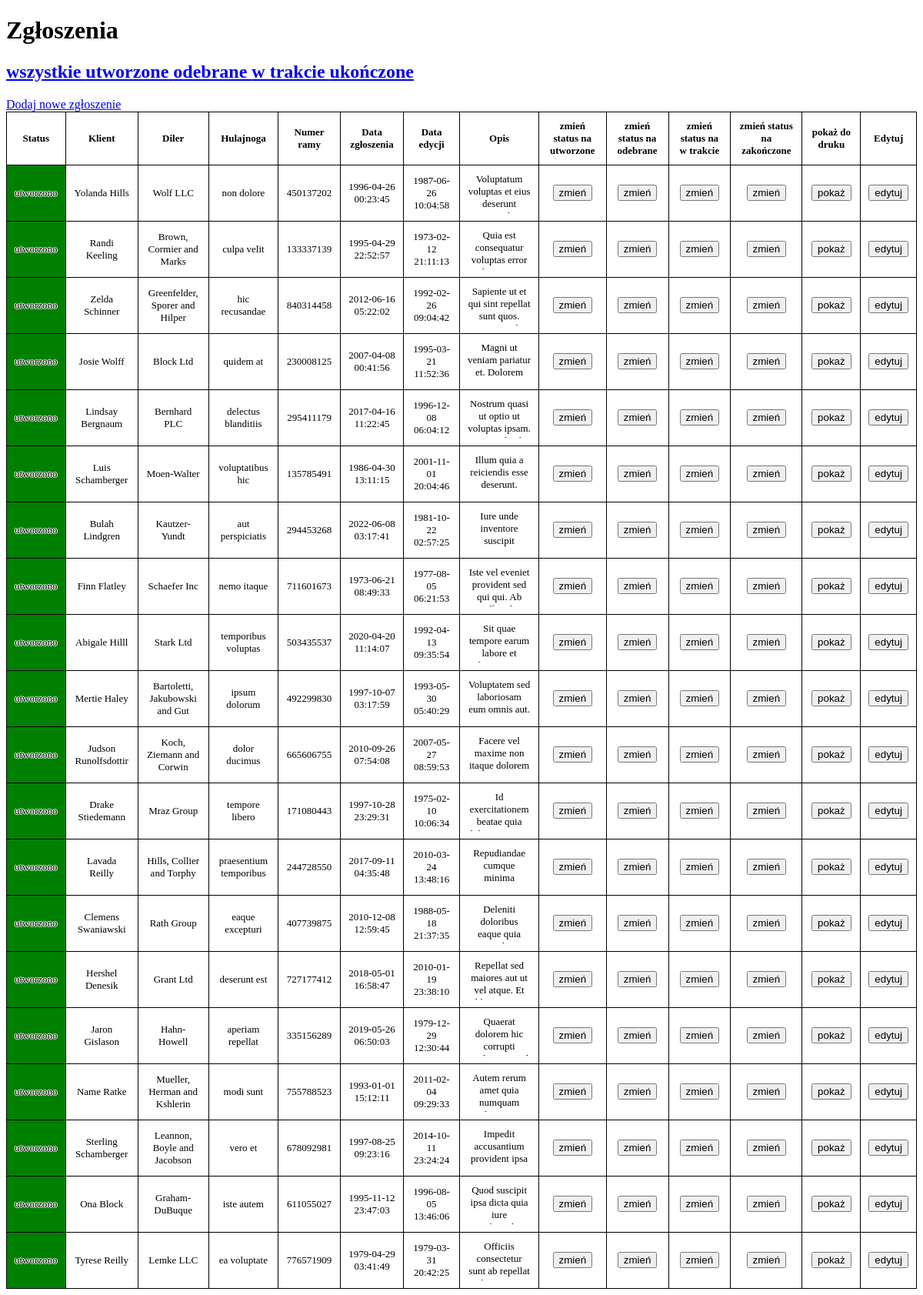
Screenshot of /index.php?status=created with the database file from the repository.
### tables this page shows
CREATE TABLE IF NOT EXISTS `repair_application` (
  `id` int(11) NOT NULL AUTO_INCREMENT,
  `scooter_id` int(11) NOT NULL,
  `client_id` int(11) NOT NULL,
  `dealer_id` int(11) NOT NULL,
  `date_created` datetime NOT NULL DEFAULT current_timestamp(),
  `date_changed` datetime NOT NULL DEFAULT current_timestamp() ON UPDATE current_timestamp(),
  `description` text NOT NULL,
  `status` enum('created','received','in_progress','finished') NOT NULL DEFAULT 'created',
  PRIMARY KEY (`id`),
  UNIQUE KEY `id` (`id`),
  KEY `scooter_id` (`scooter_id`),
  KEY `client_id` (`client_id`),
  KEY `dealer_id` (`dealer_id`)
);

CREATE TABLE IF NOT EXISTS `client` (
  `id` int(11) NOT NULL AUTO_INCREMENT,
  `first_name` varchar(20) NOT NULL,
  `last_name` varchar(30) NOT NULL,
  `phone` varchar(18) NOT NULL,
  PRIMARY KEY (`id`),
  UNIQUE KEY `id` (`id`),
  KEY `id_2` (`id`)
);

CREATE TABLE IF NOT EXISTS `dealer` (
  `id` int(11) NOT NULL AUTO_INCREMENT,
  `name` varchar(30) NOT NULL,
  `phone` varchar(18) NOT NULL,
  PRIMARY KEY (`id`),
  UNIQUE KEY `id` (`id`)
);

CREATE TABLE IF NOT EXISTS `scooter` (
  `id` int(11) NOT NULL AUTO_INCREMENT,
  `make` varchar(20) NOT NULL,
  `model` varchar(30) NOT NULL,
  `frame_number` varchar(30) NOT NULL,
  PRIMARY KEY (`id`),
  UNIQUE KEY `frame_number` (`frame_number`),
  UNIQUE KEY `id` (`id`)
);

### index.php (the view, shortened to what this page needs)
<!DOCTYPE html>
<html lang="en">
<head>
    <link rel="stylesheet" href="main_style.css">
</head>
<body>
<h1>Zgłoszenia</h1>
<h2><a href="index.php">wszystkie </a><a href="index.php?status=created">utworzone </a><a href="index.php?status=received">odebrane </a><a href="index.php?status=in_progress">w trakcie </a><a href="index.php?status=finished">ukończone</a></h2>
<a href='new_application.php'>Dodaj nowe zgłoszenie</a>
    <?php
        $servername = "localhost";
        $username = "root";
        $password = "";
        $dbname = "repair_shop";
        $conn = new mysqli($servername, $username, $password, $dbname);
        try {
            $sql = "SELECT `repair_application`.`status`, `client`.`first_name` AS `client_first_name`, `client`.`last_name` AS `client_last_name`, `dealer`.`name` AS `dealer_name`, `scooter`.`make` AS `scooter_make`, `scooter`.`model` AS `scooter_model`, `repair_application`.`date_created`, `repair_application`.`date_changed`, `repair_application`.`description`, `scooter`.`frame_number` AS `scooter_frame_number`, `repair_application`.`id` FROM `repair_application` LEFT JOIN `client` ON `repair_application`.`client_id` = `client`.`id` LEFT JOIN `dealer` ON `repair_application`.`dealer_id` = `dealer`.`id` LEFT JOIN `scooter` ON `repair_application`.`scooter_id` = `scooter`.`id` ";
            if (isset($_GET['status'])) {
                $sql .= "WHERE `repair_application`.`status` LIKE ?; ";
            } else {
                $sql .= ";";
            }
            $stmt = $conn->prepare($sql);
            if (isset($_GET['status'])) {
                $status = $_GET['status'];
                $stmt->bind_param("s", $status);
            }
            if ($stmt->execute()) {
                $stmt->bind_result($application_status, $client_first_name, $client_last_name, $dealer_name, $scooter_make, $scooter_model, $date_created, $date_changed, $description, $frame_number, $application_id);
                echo "<table border='1'>"."<tr><th>Status</th><th>Klient</th><th>Diler</th><th>Hulajnoga</th><th>Numer ramy</th><th>Data zgłoszenia</th><th>Data edycji</th><th>Opis</th><th>zmień status na utworzone</th><th>zmień status na odebrane</th><th> zmień status na w trakcie</th><th>zmień status na zakończone</th><th>pokaż do druku</th><th>Edytuj</th></tr>";
                while ($stmt->fetch()) {
                    echo "<tr>";
                echo "<td";
                switch ($application_status) {
                    case "created":
                        echo " class=\"created\">utworzono";
                        break;
                }
                echo "</td>";
                echo "<td>".$client_first_name." ".$client_last_name."</td>";
                echo "<td>".$dealer_name."</td>";
                echo "<td>".$scooter_make." ".$scooter_model."</td>";
                echo "<td>".$frame_number."</td>";
                echo "<td>".$date_created."</td>";
                echo "<td>".$date_changed."</td>";
                echo "<td><div class=\"desc\">".$description."</div></td>";
                echo "<td><form action=\"change_status.php\" method=\"POST\"><input type=\"hidden\" name=\"id\" value=".$application_id."><input type=\"hidden\" name=\"new_status\" value=\"created\"><input type=\"submit\" value=\"zmień\"></form></td>";
                echo "<td><form action=\"change_status.php\" method=\"POST\"><input type=\"hidden\" name=\"id\" value=".$application_id."><input type=\"hidden\" name=\"new_status\" value=\"received\"><input type=\"submit\" value=\"zmień\"></form></td>";
                echo "<td><form action=\"change_status.php\" method=\"POST\"><input type=\"hidden\" name=\"id\" value=".$application_id."><input type=\"hidden\" name=\"new_status\" value=\"in_progress\"><input type=\"submit\" value=\"zmień\"></form></td>";
                echo "<td><form action=\"change_status.php\" method=\"POST\"><input type=\"hidden\" name=\"id\" value=".$application_id."><input type=\"hidden\" name=\"new_status\" value=\"finished\"><input type=\"submit\" value=\"zmień\"></form></td>";
                echo "<td><form action=\"print.php\" method=\"POST\"><input type=\"hidden\" name=\"id\" value=".$application_id."><input type=\"submit\" value=\"pokaż\"></form></td>";
                echo "<td><form action=\"edit.php\" method=\"POST\"><input type=\"hidden\" name=\"id\" value=".$application_id."><input type=\"submit\" value=\"edytuj\"></form></td>";
                echo "</tr>";
                }
                echo "</table>";
                exit();
            } else {
                $error_message = urlencode($stmt->error);
                $stmt->close();
                $conn->close();
                header('Location: error.php?code=500&message='.$error_message);
                exit();
            }
        } catch (mysqli_sql_exception $e) {
            $error_message = urlencode($e->getMessage());
            $conn->close();
            header('Location: error.php?code=500&message='.$error_message);
            exit();
        }
    ?>

### main_style.css (style rules this page uses)
table, th, td { border: 1px solid black; border-collapse: collapse; padding: 10px; margin-left: auto; margin-right: auto; font-size: small; }
td { max-width: 10em; max-height: 3em; word-wrap: break-word; overflow: auto; overflow-y: auto; text-align: center; text-shadow: -1px 0 white, 0 1px white, 1px 0 white, 0 -1px white; }
.desc { max-width: 20em; max-height: 4em; overflow-y: auto; }
.created { background-color: green; }
table { width: 100%; max-width: device-width; }
body { overflow-x: auto; }

### rows the page displays
repair_application: status "utworzono", client.first_name "Yolanda", client.last_name "Hills", dealer.name "Wolf LLC", scooter.make "non", scooter.model "dolore", scooter.frame_number "450137202", date_created "1996-04-26 00:23:45", date_changed "1987-06-26 10:04:58", description "Voluptatum voluptas et eius deserunt…"
repair_application: status "utworzono", client.first_name "Randi", client.last_name "Keeling", dealer.name "Brown, Cormier and Marks", scooter.make "culpa", scooter.model "velit", scooter.frame_number "133337139", date_created "1995-04-29 22:52:57", date_changed "1973-02-12 21:11:13", description "Quia est consequatur voluptas error…"
repair_application: status "utworzono", client.first_name "Zelda", client.last_name "Schinner", dealer.name "Greenfelder, Sporer and Hilper", scooter.make "hic", scooter.model "recusandae", scooter.frame_number "840314458", date_created "2012-06-16 05:22:02", date_changed "1992-02-26 09:04:42", description "Sapiente ut et qui sint repellat sunt quos.…"
repair_application: status "utworzono", client.first_name "Josie", client.last_name "Wolff", dealer.name "Block Ltd", scooter.make "quidem", scooter.model "at", scooter.frame_number "230008125", date_created "2007-04-08 00:41:56", date_changed "1995-03-21 11:52:36", description "Magni ut veniam pariatur et. Dolorem…"
repair_application: status "utworzono", client.first_name "Lindsay", client.last_name "Bergnaum", dealer.name "Bernhard PLC", scooter.make "delectus", scooter.model "blanditiis", scooter.frame_number "295411179", date_created "2017-04-16 11:22:45", date_changed "1996-12-08 06:04:12", description "Nostrum quasi ut optio ut voluptas ipsam.…"
repair_application: status "utworzono", client.first_name "Luis", client.last_name "Schamberger", dealer.name "Moen-Walter", scooter.make "voluptatibus", scooter.model "hic", scooter.frame_number "135785491", date_created "1986-04-30 13:11:15", date_changed "2001-11-01 20:04:46", description "Illum quia a reiciendis esse deserunt.…"
repair_application: status "utworzono", client.first_name "Bulah", client.last_name "Lindgren", dealer.name "Kautzer-Yundt", scooter.make "aut", scooter.model "perspiciatis", scooter.frame_number "294453268", date_created "2022-06-08 03:17:41", date_changed "1981-10-22 02:57:25", description "Iure unde inventore suscipit…"
repair_application: status "utworzono", client.first_name "Finn", client.last_name "Flatley", dealer.name "Schaefer Inc", scooter.make "nemo", scooter.model "itaque", scooter.frame_number "711601673", date_created "1973-06-21 08:49:33", date_changed "1977-08-05 06:21:53", description "Iste vel eveniet provident sed qui qui. Ab…"
repair_application: status "utworzono", client.first_name "Abigale", client.last_name "Hilll", dealer.name "Stark Ltd", scooter.make "temporibus", scooter.model "voluptas", scooter.frame_number "503435537", date_created "2020-04-20 11:14:07", date_changed "1992-04-13 09:35:54", description "Sit quae tempore earum labore et…"
repair_application: status "utworzono", client.first_name "Mertie", client.last_name "Haley", dealer.name "Bartoletti, Jakubowski and Gut", scooter.make "ipsum", scooter.model "dolorum", scooter.frame_number "492299830", date_created "1997-10-07 03:17:59", date_changed "1993-05-30 05:40:29", description "Voluptatem sed laboriosam eum omnis aut.…"
repair_application: status "utworzono", client.first_name "Judson", client.last_name "Runolfsdottir", dealer.name "Koch, Ziemann and Corwin", scooter.make "dolor", scooter.model "ducimus", scooter.frame_number "665606755", date_created "2010-09-26 07:54:08", date_changed "2007-05-27 08:59:53", description "Facere vel maxime non itaque dolorem…"
repair_application: status "utworzono", client.first_name "Drake", client.last_name "Stiedemann", dealer.name "Mraz Group", scooter.make "tempore", scooter.model "libero", scooter.frame_number "171080443", date_created "1997-10-28 23:29:31", date_changed "1975-02-10 10:06:34", description "Id exercitationem beatae quia…"
repair_application: status "utworzono", client.first_name "Lavada", client.last_name "Reilly", dealer.name "Hills, Collier and Torphy", scooter.make "praesentium", scooter.model "temporibus", scooter.frame_number "244728550", date_created "2017-09-11 04:35:48", date_changed "2010-03-24 13:48:16", description "Repudiandae cumque minima…"
repair_application: status "utworzono", client.first_name "Clemens", client.last_name "Swaniawski", dealer.name "Rath Group", scooter.make "eaque", scooter.model "excepturi", scooter.frame_number "407739875", date_created "2010-12-08 12:59:45", date_changed "1988-05-18 21:37:35", description "Deleniti doloribus eaque quia…"
repair_application: status "utworzono", client.first_name "Hershel", client.last_name "Denesik", dealer.name "Grant Ltd", scooter.make "deserunt", scooter.model "est", scooter.frame_number "727177412", date_created "2018-05-01 16:58:47", date_changed "2010-01-19 23:38:10", description "Repellat sed maiores aut ut vel atque. Et…"
repair_application: status "utworzono", client.first_name "Jaron", client.last_name "Gislason", dealer.name "Hahn-Howell", scooter.make "aperiam", scooter.model "repellat", scooter.frame_number "335156289", date_created "2019-05-26 06:50:03", date_changed "1979-12-29 12:30:44", description "Quaerat dolorem hic corrupti…"
repair_application: status "utworzono", client.first_name "Name", client.last_name "Ratke", dealer.name "Mueller, Herman and Kshlerin", scooter.make "modi", scooter.model "sunt", scooter.frame_number "755788523", date_created "1993-01-01 15:12:11", date_changed "2011-02-04 09:29:33", description "Autem rerum amet quia numquam…"
repair_application: status "utworzono", client.first_name "Sterling", client.last_name "Schamberger", dealer.name "Leannon, Boyle and Jacobson", scooter.make "vero", scooter.model "et", scooter.frame_number "678092981", date_created "1997-08-25 09:23:16", date_changed "2014-10-11 23:24:24", description "Impedit accusantium provident ipsa…"
repair_application: status "utworzono", client.first_name "Ona", client.last_name "Block", dealer.name "Graham-DuBuque", scooter.make "iste", scooter.model "autem", scooter.frame_number "611055027", date_created "1995-11-12 23:47:03", date_changed "1996-08-05 13:46:06", description "Quod suscipit ipsa dicta quia iure…"
repair_application: status "utworzono", client.first_name "Tyrese", client.last_name "Reilly", dealer.name "Lemke LLC", scooter.make "ea", scooter.model "voluptate", scooter.frame_number "776571909", date_created "1979-04-29 03:41:49", date_changed "1979-03-31 20:42:25", description "Officiis consectetur sunt ab repellat…"
